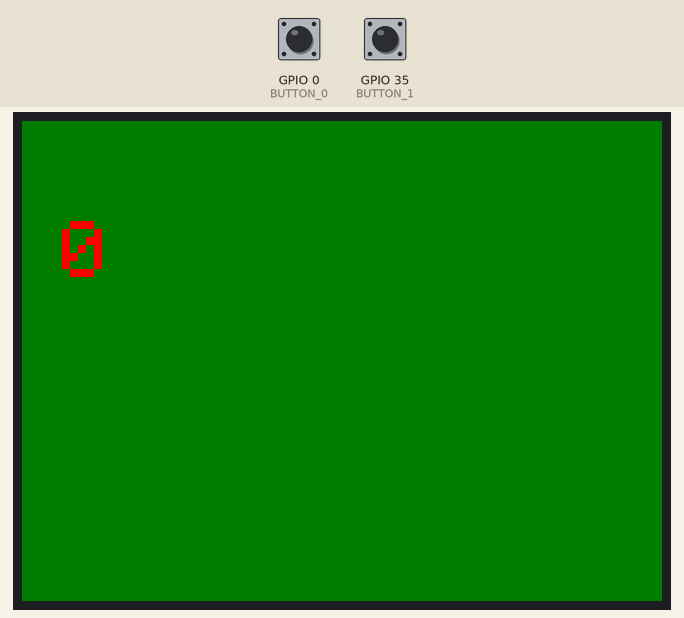
This program was run on a simulated ESP32. On the bench: 320×240 colour display. The inputs (shaded band) are chosen by the test bench; at power-on: GPIO 0 (BUTTON_0) HIGH, GPIO 35 (BUTTON_1) HIGH. What the program prints to the serial monitor is not drawn.

Above: at 4.4 s.
4.5 s: GPIO 0 (BUTTON_0) pulled LOW for 3.2 s
At 8.8 s:
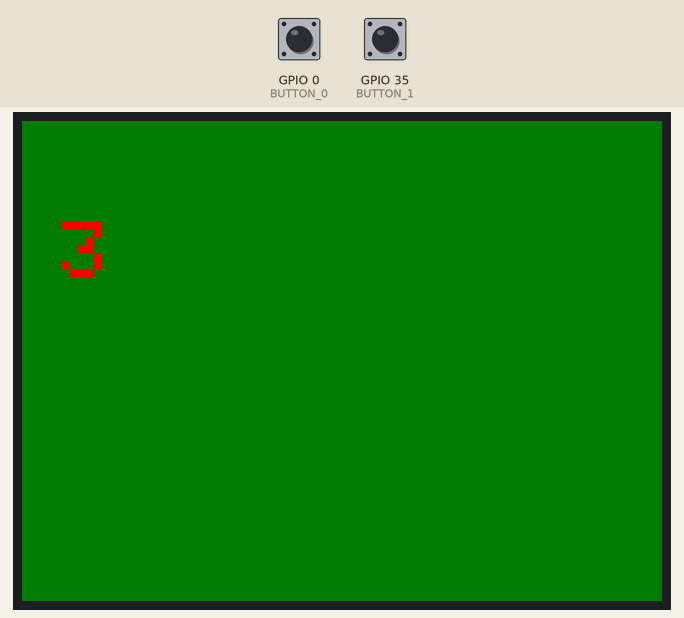
9.2 s: GPIO 0 (BUTTON_0) pulled LOW for 1.3 s
At 10.2 s:
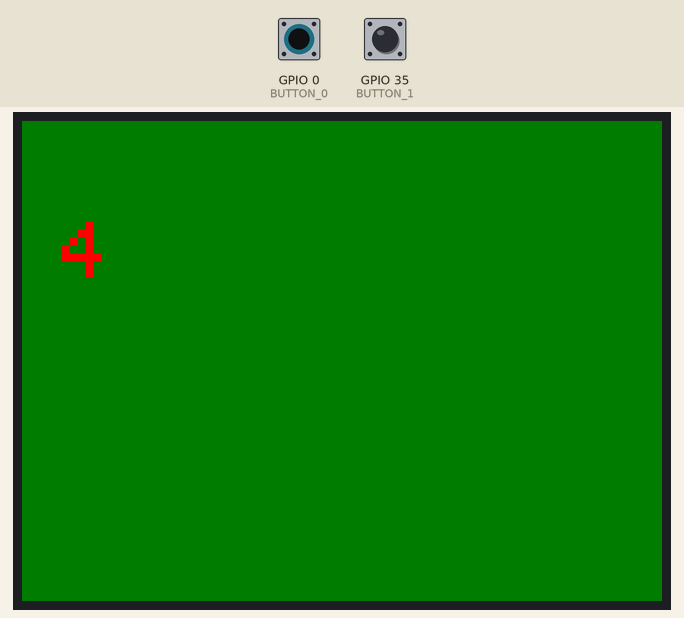
12.0 s: GPIO 35 (BUTTON_1) pulled LOW for 3.2 s
At 16.2 s:
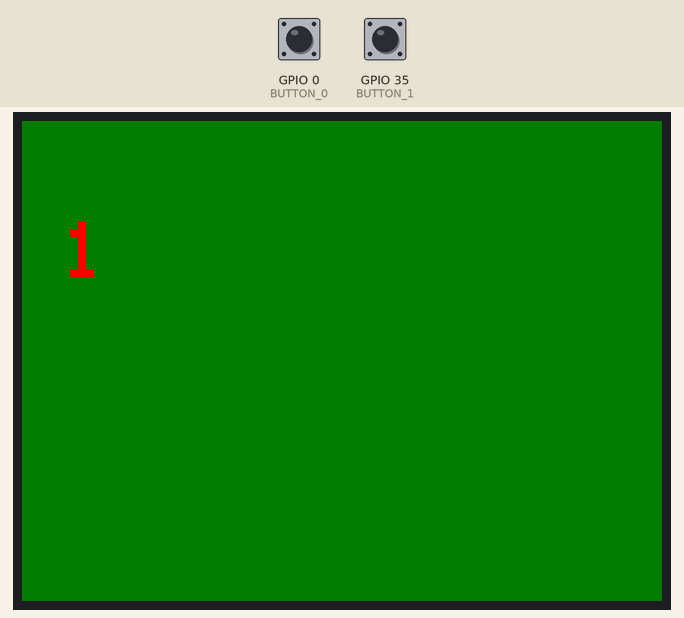
19.4 s: GPIO 35 (BUTTON_1) pulled LOW for 3.2 s
At 22.2 s:
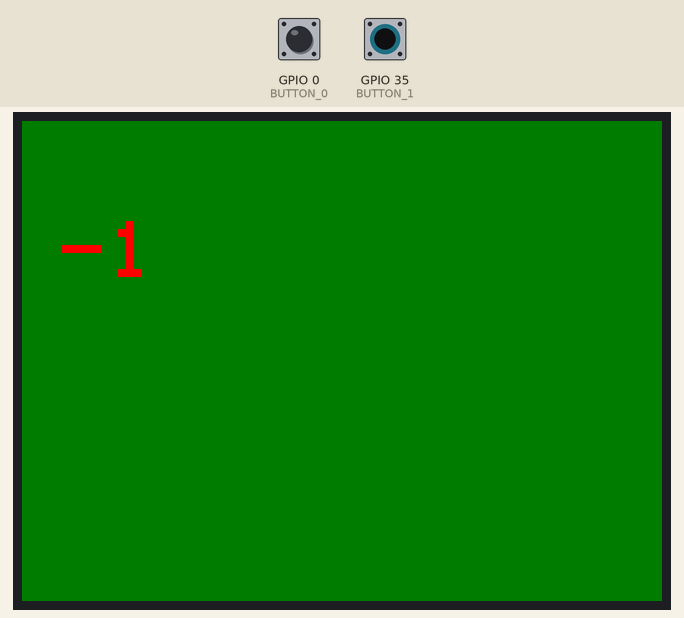
Timing chart, 0 to 23.7 s (numbered marks = the images above; inputs shaded):
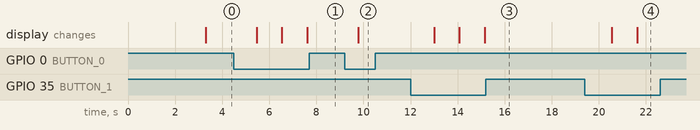

Measured:
- after the input at 4.5 s, the display: first changes after 0.96 s (image 1 shows a later state)
- after the input at 9.2 s, the display: changes after 0.57 s (image 2)
- after the input at 12.0 s, the display: first changes after 1.0 s (image 3 shows a later state)
- after the input at 19.4 s, the display: first changes after 1.1 s (image 4 shows a later state)

The program:

main.cpp
```cpp
#include <Arduino.h>
// Include the TFT display library
#include <TFT_eSPI.h>

// Button definitions
const char BUTTON_0 = 0;
const char BUTTON_1 = 35;

// display library instance
TFT_eSPI tft = TFT_eSPI();
char buff[512];


void setup() {
  Serial.begin(115200);
  Serial.println("Hello World");

  pinMode(BUTTON_0, INPUT_PULLUP);
  pinMode(BUTTON_1, INPUT_PULLUP);

  Serial.print("Initialise LCD");

  tft.init();
  tft.setRotation(3);
  tft.fillScreen(TFT_WHITE);
  tft.setCursor(0, 0, 2);
  tft.setTextSize(2);
  tft.setTextColor(TFT_RED);
  tft.println(" Hello World ");
  sleep(3);

}

int counter = 0;

void loop() {


  if(digitalRead(BUTTON_0) == false){
    Serial.println("Button 0 is pressed");
    // Increment the counter
    counter++;
  }

  // read the digital input BUTTON_1
  if (digitalRead(BUTTON_1) == false){
      Serial.println("Button 1 is pressed");
      //decrement the counter
      counter--;
  }
  Serial.print("counter value: ");
  Serial.println(counter);

  // This graphic library is very lightweight
  // There is no DOM, or layers or contextual smarts.
  // It sets pixel values and that is it!
  // This means pixels must be cleared when numbers change
  tft.fillScreen(TFT_DARKGREEN);

  // The cursor must be returned back to the start of the screen too
  // X, Y, font style are set with a single command
  tft.setCursor(20,50,1);

  // We also want to make the text more legible
  // This code could also be moved to 'setup()'
  tft.setTextSize(4);

  // Update the LCD with the counter value
  // The library will automatically interpret the integer value and convert it to a string
  tft.println(counter);

  sleep(1);
}

// Extension options
// How can you stop the display from flickering when there is no activity?
// What happens with button input if sleep time is reduced?
// Adjust the colour of the background slowly over time #PRIDE
```
